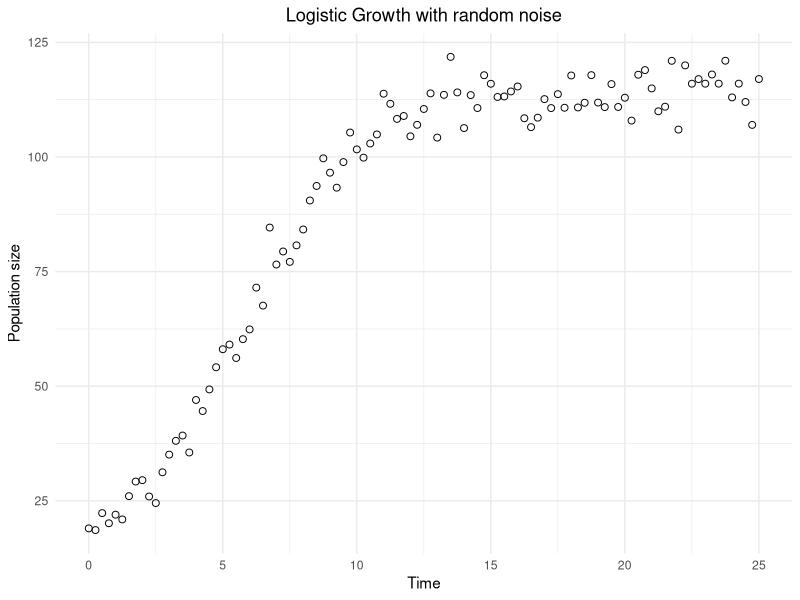

Source code (R): (Note: this script raises an error after producing the figure.)
## ---- chunk 1
# Parameters
r <- 0.5
K <- 100
error <- 15
y0 <- 5

# Define a logistic growth function with noise
logistic_noised <- function(t, r, K, y0, error) {
  growth <- K / (1 + ((K - y0) / y0) * exp(-r * t))
  return(growth + rpois(1, lambda = error)) # Add random error
}

# Create the time vector
time <- seq(0, 25, 0.25)

# Apply the logistic function over the time vector
sim_data <- sapply(time, logistic_noised, r = r, K = K, y0 = y0, error = error)
## ---- chunk 2
# Store in a dataframe for the plot
data <- data.frame(time = time, sim_data = sim_data)

# Plot the result
library(ggplot2)

ggplot(data,aes(x = time, y = sim_data)) +
  geom_point(shape = 1, size = 2) +
  labs(
    title = "Logistic Growth with random noise",
    x = "Time",
    y = "Population size") +
  theme_minimal() +
  theme(plot.title = element_text(hjust = 0.5))
## ---- chunk 3
logistic <- function(t, r, K, y0) {
  K / (1 + ((K - y0) / y0) * exp(-r * t))
}
## ---- chunk 4
# NB : theta is a vector of parameters
SSE <- function(theta) {
  r <- theta[1]
  K <- theta[2]
  y0 <- theta[3]
  mod_pred <- sapply(time, logistic, r = r, K = K, y0 = y0)
  return(sum((sim_data - mod_pred)**2))
}
## ---- chunk 5
ig_r <- 1
ig_K <- 75
ig_y0 <- 2
fitted_params_SSE <- optim(c(ig_r, ig_K, ig_y0), SSE)$par
print(fitted_params_SSE)
## ---- chunk 6
library(deSolve)
## ---- chunk 7
logistic_ODE =function(t,N,parametre){
  r=parametre[1]
  K=parametre[2]
  dNdt = r*(1-N/K)*N
  list(c(dNdt))
}
## ---- chunk 8
MMV <- function(theta){
  r1 <- theta[1]
  K1 <- theta[2]
  N0 <- theta[3]
  sol = ode(y = N0, times = time, func = logistic_ODE, parms = c(r1, K1))
  mod_pred <- sol[, 2]
  loglik = dnorm(sim_data, mean = mod_pred, sd = error, log = TRUE)
  return(sum(loglik))
}
## ---- chunk 9
ig_r <- 0.1
ig_K <- 100
ig_y0 <- 1
fitted_params_MMV <- optim(c(ig_r, ig_K, ig_y0), MMV, control=list(fnscale=-1))$par
print(fitted_params_MMV)
## ---- chunk 10
# estimation LS
mod_pred_LS <- sapply(time, logistic, r = fitted_params_SSE[1], K = fitted_params_SSE[2], y0 = fitted_params_SSE[3])
# estimation ML
mod_pred_ML <- sapply(time, logistic, r = fitted_params_MMV[1], K = fitted_params_MMV[2], y0 = fitted_params_MMV[3])

## ---- chunk 11
# Store in a dataframe for the plot
data_and_models <- data.frame(time = time,
                              sim_data = sim_data,
                              mod_pred_LS = mod_pred_LS,
                              mod_pred_ML = mod_pred_ML)

# plot
ggplot(data_and_models, aes(x = time)) +
  geom_point(aes(y = sim_data, color = "Simulated data"), shape = 1, size = 2) + 
  geom_line(aes(y = mod_pred_LS, color = "Least Squares"), linewidth = 0.8) +
  geom_line(aes(y = mod_pred_ML, color = "Maximum Likelihood"), linetype = 'dashed', linewidth = 0.8) +
    scale_color_manual(
    values = c(
      "Simulated data" = "black",
      "Least Squares" = "blue",
      "Maximum Likelihood" = "red"
      )
    ) +
  labs(title = "Logistic Growth with random noise and fitted models",
       x = "Time",
       y = "Population size") +
  theme_minimal() +
  theme(
    plot.title = element_text(hjust = 0.5),
    legend.position.inside = c(0.05, 0.95),
    legend.justification = c(0.5, 0.5),
    legend.box.background = element_rect(fill="white"),
    legend.title = element_blank()
    )
